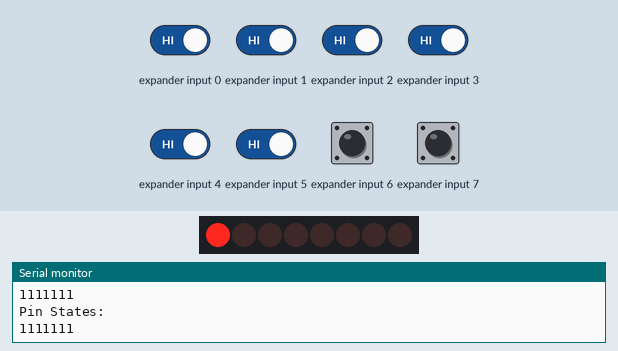
Recording of a sketch running on a simulated Arduino Uno, built with avr-gcc and run on an emulated ATmega328P. Shown: 8 shift-register outputs drawn as a row of LEDs (first output left, lit = HIGH), the last lines printed to the serial monitor. Wiring (inferred from the names in the program): input shift register (74HC165): load pin 10; clock pin 6; serial out pin 5; CE pin 4; shift register (74HC595): data pin 12; shift clock pin 11; latch pin 7. Wiring (inferred from the signals the program sends): row of LEDs: on Q0, Q1, Q2, Q3, Q4, Q5, Q6, Q7. Inputs (shaded band) come from the test bench; at power-on: expander input 0–7 HIGH.

Above: at 1.5 s.
1.6 s: expander input 0 driven LOW
At 2.8 s:
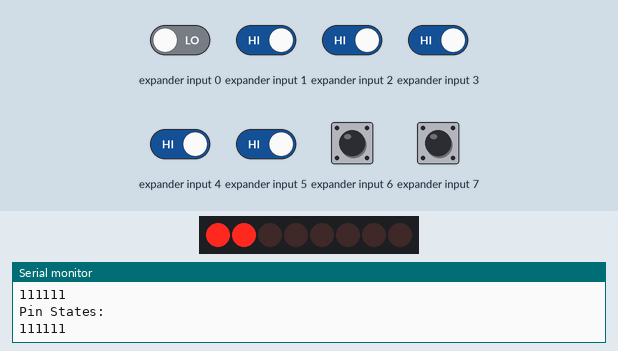
3.5 s: expander input 1 driven LOW
At 4.9 s:
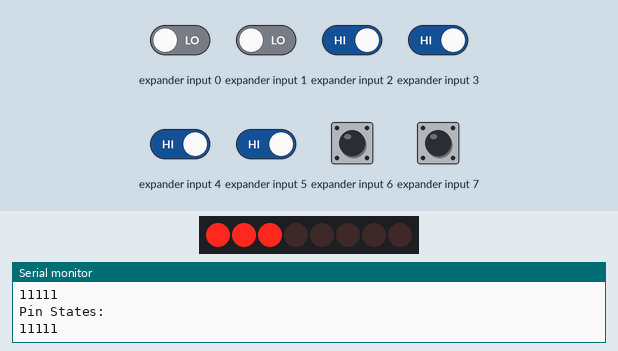
5.2 s: expander input 2 driven LOW
At 6.7 s:
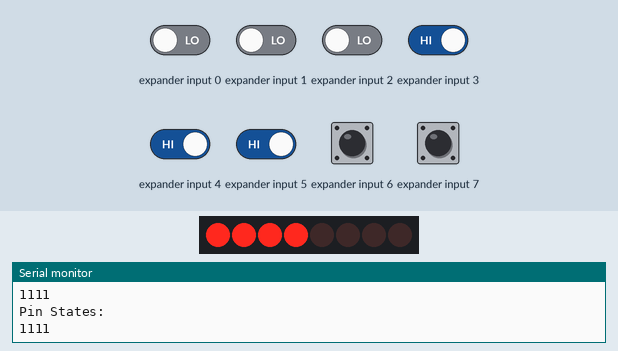
7.0 s: expander input 3 driven LOW
At 7.9 s:
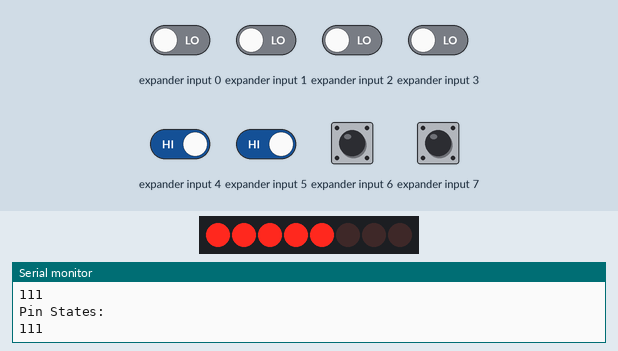
8.7 s: expander input 4 driven LOW
At 10.0 s:
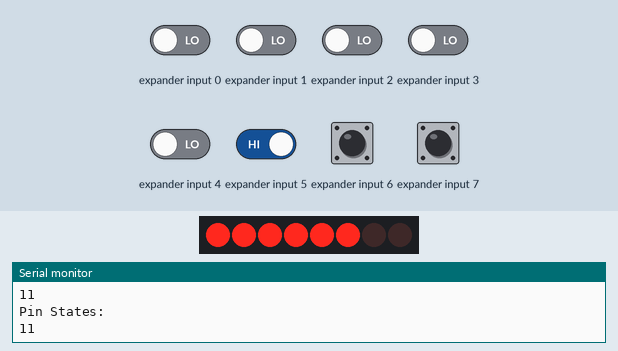
10.5 s: expander input 5 driven LOW
At 12.0 s:
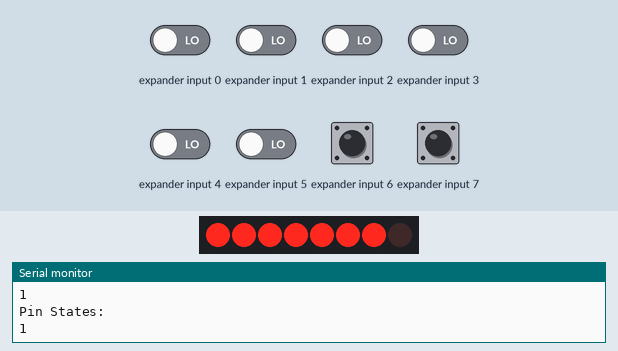
Timing chart, 0 to 13.2 s (numbered marks = the images above; inputs shaded):
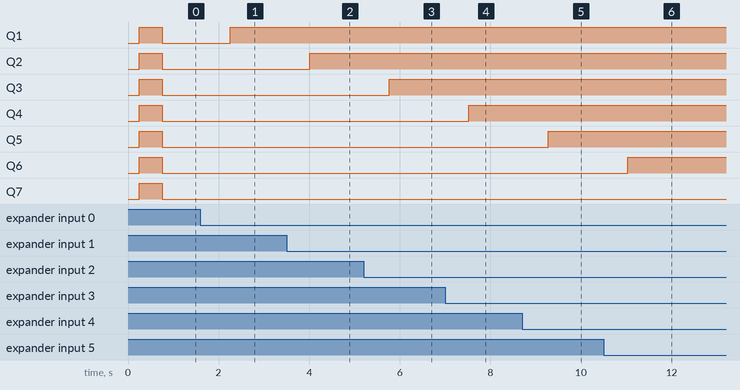

Measured:
- after the input at 1.6 s, Q1: LOW → HIGH after 0.66 s
- after the input at 3.5 s, Q2: LOW → HIGH after 0.51 s
- after the input at 5.2 s, Q3: LOW → HIGH after 0.57 s
- after the input at 7.0 s, Q4: LOW → HIGH after 0.52 s
- after the input at 8.7 s, Q5: LOW → HIGH after 0.57 s
- after the input at 10.5 s, Q6: LOW → HIGH after 0.53 s

The sketch:

74HC165_74HC595_shiftReg.ino
```cpp
/**************************************************************
 *    74CH165_shiftReg.ino                                    *
 *    Written By: Thomas C. Smith                             *
 *            On: 20210212                                    *
 **************************************************************
 *    Purpose                                                 *
 *    - This is a simple sketch showing how to increase the   *
 *    digital IO inputs using an 74CH165 Serial Register.     *
 **************************************************************
 *    Pinouts                                                 *
 *    Arduino     74CH595         Notes                       *
 *    ---------   --------------  --------------------------- *
 *    5VDC        Pin 16          VCC on 74CH595              *
 *    GND         Pins 8 & 13     GND & OE (output enable)    *
 *    VCC -> GND  100 uF cap.     Smoothing DC                *
 *    D10         Pin 12          ST_CP (store reg clk in)    *
 *    D11         Pin 11          SH_CP (shift reg clk in)    *
 *    D12         Pin 14          DS (data serial input)      *
 *                                                            *
 *    74CH595     LEDs            Notes                       *
 *    ---------   --------------  --------------------------- *
 *    Pin 15      Q0 LED          Use a 220-470 Ohm resistore *
 *    Pin 1       Q1 LED                                      *
 *    Pin 2       Q2 LED                                      *
 *    Pin 3       Q3 LED                                      *
 *    Pin 4       Q4 LED                                      *
 *    Pin 5       Q5 LED                                      *
 *    Pin 6       Q6 LED                                      *
 *    Pin 7       Q7 LED                                      *
 **************************************************************
 *    Notes                                                   *
 *    - Place support functions before the setup() to make    *
 *       the program useable in other IDEs like PlatformIO.   *
 *                                                            *
 **************************************************************/
/**************************************************************
 *    Support Functions                                       *
 *    FuncName                Purpose                         *
 *    ----------------------  ------------------------------- *
 **************************************************************/

/**************************************************************
 *     End of Support Functions                               *
 **************************************************************/


/**************************************************************
 *    Global Variables                                        *
 **************************************************************/
// Define Connections to 74HC165

// PL pin 1
int load = 7;
// CE pin 15
int clockEnablePin = 4;
// Q7 pin 7
int dataIn = 5;
// CP pin 2
int clockIn = 6;

// Define Connections to 74HC595

// ST_CP pin 12
const int latchPin = 10;
// SH_CP pin 11
const int clockPin = 11;
// DS pin 14
const int dataPin = 12;

 /*************************************************************
  *   End of Global Variables                                 *
  *************************************************************/

void setup() {

  // Setup Serial Monitor
  Serial.begin(9600);

  // 74HC165 pins
  pinMode(load, OUTPUT);
  pinMode(clockEnablePin, OUTPUT);
  pinMode(clockIn, OUTPUT);
  pinMode(dataIn, INPUT);

  // 74HC595 pins
  pinMode(latchPin, OUTPUT);
  pinMode(clockPin, OUTPUT);
  pinMode(dataPin, OUTPUT);

}

void loop() {

  // Read Switches
  // Write pulse to load pin
  digitalWrite(load, LOW);
  delayMicroseconds(5);
  digitalWrite(load, HIGH);
  delayMicroseconds(5);

  // Get data from 74HC165
  digitalWrite(clockIn, HIGH);
  digitalWrite(clockEnablePin, LOW);
  byte incoming = shiftIn(dataIn, clockIn, LSBFIRST);
  digitalWrite(clockEnablePin, HIGH);

  // Print to serial monitor
  Serial.print("Pin States:\r\n");
  Serial.println(incoming, BIN);

  // Write to LEDs
  // ST_CP LOW to keep LEDs from changing while reading serial data
  digitalWrite(latchPin, LOW);

  // Shift out the bits
  shiftOut(dataPin, clockPin, LSBFIRST, ~incoming);

  // ST_CP HIGH change LEDs
  digitalWrite(latchPin, HIGH);

  delay(250);
}
```
